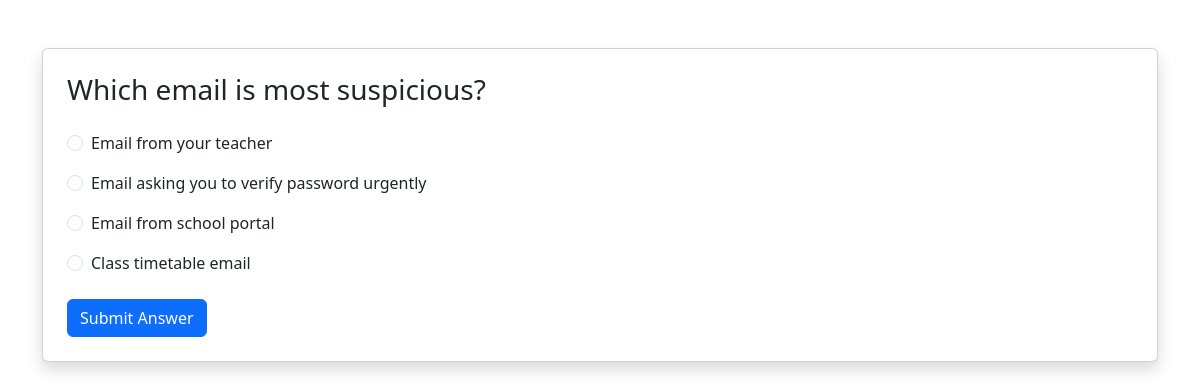
Screenshot of /question/1 with the database file from the repository.
### models.py (models this page shows)
class Challenge(db.Model):
    id = db.Column(db.Integer, primary_key=True)
    category = db.Column(db.String(100))
    question = db.Column(db.String(500))
    option_a = db.Column(db.String(200))
    option_b = db.Column(db.String(200))
    option_c = db.Column(db.String(200))
    option_d = db.Column(db.String(200))
    correct_answer = db.Column(db.String(1))
    difficulty = db.Column(db.String(20))
    points = db.Column(db.Integer)

### src/game.py (the view)
@game_bp.route("/question/<int:challenge_id>")
def question(challenge_id):
    challenge = Challenge.query.get_or_404(challenge_id)
    return render_template("question.html", challenge=challenge)

### templates/question.html (shortened to what this page needs)
<!DOCTYPE html>
<html>
<head>
    <link href="https://cdn.jsdelivr.net/npm/bootstrap@5.3.0/dist/css/bootstrap.min.css" rel="stylesheet">
</head>
<body>
<div class="container mt-5">
    {% if challenge %}
    <div class="card shadow p-4">
        <h3 class="mb-4">{{ challenge.question }}</h3>
        <form method="POST" action="{{ url_for('game.answer', challenge_id=challenge.id) }}">
            <div class="form-check mb-3">
                <input class="form-check-input" type="radio" name="answer" value="a" required>
                <label class="form-check-label">
                    {{ challenge.option_a }}
                </label>
            </div>
            <div class="form-check mb-3">
                <input class="form-check-input" type="radio" name="answer" value="b">
                <label class="form-check-label">
                    {{ challenge.option_b }}
                </label>
            </div>
            <div class="form-check mb-3">
                <input class="form-check-input" type="radio" name="answer" value="c">
                <label class="form-check-label">
                    {{ challenge.option_c }}
                </label>
            </div>
            <div class="form-check mb-4">
                <input class="form-check-input" type="radio" name="answer" value="d">
                <label class="form-check-label">
                    {{ challenge.option_d }}
                </label>
            </div>
            <button type="submit" class="btn btn-primary">
                Submit Answer
            </button>
        </form>
    </div>
    {% endif %}
</div>
</body>
</html>

### rows the page displays
Challenge: question "Which email is most suspicious?", option_a "Email from your teacher", option_b "Email asking you to verify password urgently", option_c "Email from school portal", option_d "Class timetable email"
